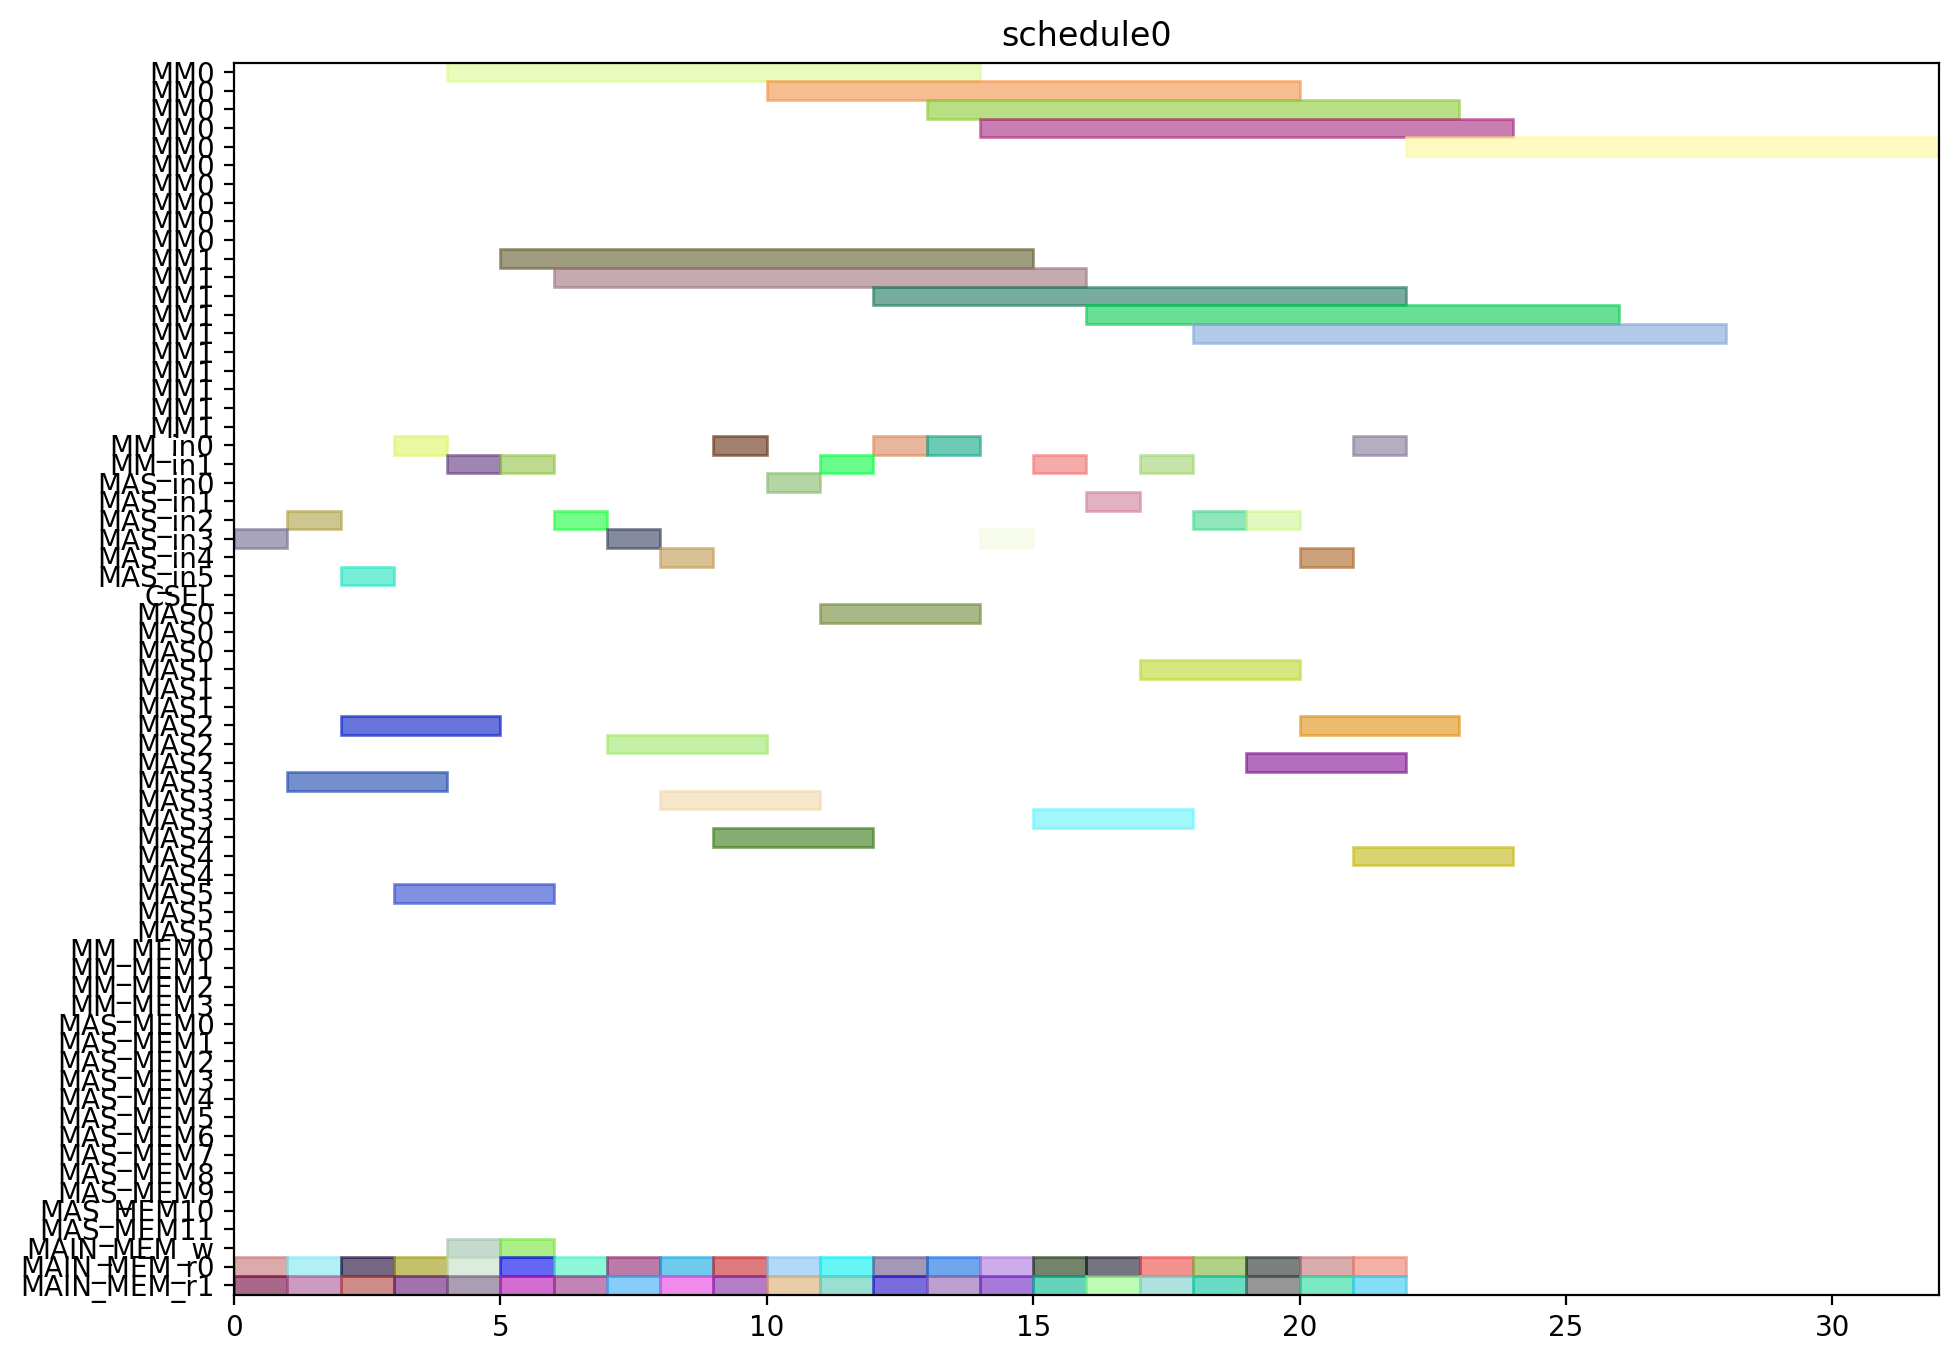

This figure's Python source:
from pyschedule import Scenario, solvers, plotters, alt


def solve():
	horizon = 120
	S = Scenario("schedule0", horizon=horizon)

	# resource
	MM = S.Resources('MM', num=2, size=10)
	MM_in = S.Resources('MM_in', num=2)
	MAS_in = S.Resources('MAS_in', num=6)
	CSEL = S.Resource('CSEL')
	MAS = S.Resources('MAS', num=6, size=3, periods=range(1, horizon))
	MM_MEM = S.Resources('MM_MEM', num=4)
	MAS_MEM = S.Resources('MAS_MEM', num=12)
	MAIN_MEM_w = S.Resource('MAIN_MEM_w', size=1)
	MAIN_MEM_r = S.Resources('MAIN_MEM_r', num=2)

	# result of previous scheduling

	# new tasks
	c10_t0 = S.Task('c10_t0', length=10, delay_cost=1)
	c10_t0 += alt(MM)
	c10_t0_in = S.Task('c10_t0_in', length=1, delay_cost=1)
	c10_t0_in += alt(MM_in)
	S += c10_t0_in*MM_in[0]<=c10_t0*MM[0]
	S += c10_t0_in*MM_in[1]<=c10_t0*MM[1]
	c10_t0_mem0 = S.Task('c10_t0_mem0', length=1, delay_cost=1)
	c10_t0_mem0 += MAIN_MEM_r[0]
	S += c10_t0_mem0 <= c10_t0

	c10_t0_mem1 = S.Task('c10_t0_mem1', length=1, delay_cost=1)
	c10_t0_mem1 += MAIN_MEM_r[1]
	S += c10_t0_mem1 <= c10_t0

	c10_t1 = S.Task('c10_t1', length=10, delay_cost=1)
	c10_t1 += alt(MM)
	c10_t1_in = S.Task('c10_t1_in', length=1, delay_cost=1)
	c10_t1_in += alt(MM_in)
	S += c10_t1_in*MM_in[0]<=c10_t1*MM[0]
	S += c10_t1_in*MM_in[1]<=c10_t1*MM[1]
	c10_t1_mem0 = S.Task('c10_t1_mem0', length=1, delay_cost=1)
	c10_t1_mem0 += MAIN_MEM_r[0]
	S += c10_t1_mem0 <= c10_t1

	c10_t1_mem1 = S.Task('c10_t1_mem1', length=1, delay_cost=1)
	c10_t1_mem1 += MAIN_MEM_r[1]
	S += c10_t1_mem1 <= c10_t1

	c10_t2 = S.Task('c10_t2', length=3, delay_cost=1)
	c10_t2 += alt(MAS)
	c10_t2_in = S.Task('c10_t2_in', length=1, delay_cost=1)
	c10_t2_in += alt(MAS_in)
	S += c10_t2_in*MAS_in[0]<=c10_t2*MAS[0]

	S += c10_t2_in*MAS_in[1]<=c10_t2*MAS[1]

	S += c10_t2_in*MAS_in[2]<=c10_t2*MAS[2]

	S += c10_t2_in*MAS_in[3]<=c10_t2*MAS[3]

	S += c10_t2_in*MAS_in[4]<=c10_t2*MAS[4]

	S += c10_t2_in*MAS_in[5]<=c10_t2*MAS[5]

	c10_t2_mem0 = S.Task('c10_t2_mem0', length=1, delay_cost=1)
	c10_t2_mem0 += MAIN_MEM_r[0]
	S += c10_t2_mem0 <= c10_t2

	c10_t2_mem1 = S.Task('c10_t2_mem1', length=1, delay_cost=1)
	c10_t2_mem1 += MAIN_MEM_r[1]
	S += c10_t2_mem1 <= c10_t2

	c10_t3 = S.Task('c10_t3', length=3, delay_cost=1)
	c10_t3 += alt(MAS)
	c10_t3_in = S.Task('c10_t3_in', length=1, delay_cost=1)
	c10_t3_in += alt(MAS_in)
	S += c10_t3_in*MAS_in[0]<=c10_t3*MAS[0]

	S += c10_t3_in*MAS_in[1]<=c10_t3*MAS[1]

	S += c10_t3_in*MAS_in[2]<=c10_t3*MAS[2]

	S += c10_t3_in*MAS_in[3]<=c10_t3*MAS[3]

	S += c10_t3_in*MAS_in[4]<=c10_t3*MAS[4]

	S += c10_t3_in*MAS_in[5]<=c10_t3*MAS[5]

	c10_t3_mem0 = S.Task('c10_t3_mem0', length=1, delay_cost=1)
	c10_t3_mem0 += MAIN_MEM_r[0]
	S += c10_t3_mem0 <= c10_t3

	c10_t3_mem1 = S.Task('c10_t3_mem1', length=1, delay_cost=1)
	c10_t3_mem1 += MAIN_MEM_r[1]
	S += c10_t3_mem1 <= c10_t3

	c20_t0 = S.Task('c20_t0', length=10, delay_cost=1)
	c20_t0 += alt(MM)
	c20_t0_in = S.Task('c20_t0_in', length=1, delay_cost=1)
	c20_t0_in += alt(MM_in)
	S += c20_t0_in*MM_in[0]<=c20_t0*MM[0]
	S += c20_t0_in*MM_in[1]<=c20_t0*MM[1]
	c20_t0_mem0 = S.Task('c20_t0_mem0', length=1, delay_cost=1)
	c20_t0_mem0 += MAIN_MEM_r[0]
	S += c20_t0_mem0 <= c20_t0

	c20_t0_mem1 = S.Task('c20_t0_mem1', length=1, delay_cost=1)
	c20_t0_mem1 += MAIN_MEM_r[1]
	S += c20_t0_mem1 <= c20_t0

	c20_t1 = S.Task('c20_t1', length=10, delay_cost=1)
	c20_t1 += alt(MM)
	c20_t1_in = S.Task('c20_t1_in', length=1, delay_cost=1)
	c20_t1_in += alt(MM_in)
	S += c20_t1_in*MM_in[0]<=c20_t1*MM[0]
	S += c20_t1_in*MM_in[1]<=c20_t1*MM[1]
	c20_t1_mem0 = S.Task('c20_t1_mem0', length=1, delay_cost=1)
	c20_t1_mem0 += MAIN_MEM_r[0]
	S += c20_t1_mem0 <= c20_t1

	c20_t1_mem1 = S.Task('c20_t1_mem1', length=1, delay_cost=1)
	c20_t1_mem1 += MAIN_MEM_r[1]
	S += c20_t1_mem1 <= c20_t1

	c20_t2 = S.Task('c20_t2', length=3, delay_cost=1)
	c20_t2 += alt(MAS)
	c20_t2_in = S.Task('c20_t2_in', length=1, delay_cost=1)
	c20_t2_in += alt(MAS_in)
	S += c20_t2_in*MAS_in[0]<=c20_t2*MAS[0]

	S += c20_t2_in*MAS_in[1]<=c20_t2*MAS[1]

	S += c20_t2_in*MAS_in[2]<=c20_t2*MAS[2]

	S += c20_t2_in*MAS_in[3]<=c20_t2*MAS[3]

	S += c20_t2_in*MAS_in[4]<=c20_t2*MAS[4]

	S += c20_t2_in*MAS_in[5]<=c20_t2*MAS[5]

	c20_t2_mem0 = S.Task('c20_t2_mem0', length=1, delay_cost=1)
	c20_t2_mem0 += MAIN_MEM_r[0]
	S += c20_t2_mem0 <= c20_t2

	c20_t2_mem1 = S.Task('c20_t2_mem1', length=1, delay_cost=1)
	c20_t2_mem1 += MAIN_MEM_r[1]
	S += c20_t2_mem1 <= c20_t2

	c20_t3 = S.Task('c20_t3', length=3, delay_cost=1)
	c20_t3 += alt(MAS)
	c20_t3_in = S.Task('c20_t3_in', length=1, delay_cost=1)
	c20_t3_in += alt(MAS_in)
	S += c20_t3_in*MAS_in[0]<=c20_t3*MAS[0]

	S += c20_t3_in*MAS_in[1]<=c20_t3*MAS[1]

	S += c20_t3_in*MAS_in[2]<=c20_t3*MAS[2]

	S += c20_t3_in*MAS_in[3]<=c20_t3*MAS[3]

	S += c20_t3_in*MAS_in[4]<=c20_t3*MAS[4]

	S += c20_t3_in*MAS_in[5]<=c20_t3*MAS[5]

	c20_t3_mem0 = S.Task('c20_t3_mem0', length=1, delay_cost=1)
	c20_t3_mem0 += MAIN_MEM_r[0]
	S += c20_t3_mem0 <= c20_t3

	c20_t3_mem1 = S.Task('c20_t3_mem1', length=1, delay_cost=1)
	c20_t3_mem1 += MAIN_MEM_r[1]
	S += c20_t3_mem1 <= c20_t3

	c01_t0 = S.Task('c01_t0', length=10, delay_cost=1)
	c01_t0 += alt(MM)
	c01_t0_in = S.Task('c01_t0_in', length=1, delay_cost=1)
	c01_t0_in += alt(MM_in)
	S += c01_t0_in*MM_in[0]<=c01_t0*MM[0]
	S += c01_t0_in*MM_in[1]<=c01_t0*MM[1]
	c01_t0_mem0 = S.Task('c01_t0_mem0', length=1, delay_cost=1)
	c01_t0_mem0 += MAIN_MEM_r[0]
	S += c01_t0_mem0 <= c01_t0

	c01_t0_mem1 = S.Task('c01_t0_mem1', length=1, delay_cost=1)
	c01_t0_mem1 += MAIN_MEM_r[1]
	S += c01_t0_mem1 <= c01_t0

	c01_t1 = S.Task('c01_t1', length=10, delay_cost=1)
	c01_t1 += alt(MM)
	c01_t1_in = S.Task('c01_t1_in', length=1, delay_cost=1)
	c01_t1_in += alt(MM_in)
	S += c01_t1_in*MM_in[0]<=c01_t1*MM[0]
	S += c01_t1_in*MM_in[1]<=c01_t1*MM[1]
	c01_t1_mem0 = S.Task('c01_t1_mem0', length=1, delay_cost=1)
	c01_t1_mem0 += MAIN_MEM_r[0]
	S += c01_t1_mem0 <= c01_t1

	c01_t1_mem1 = S.Task('c01_t1_mem1', length=1, delay_cost=1)
	c01_t1_mem1 += MAIN_MEM_r[1]
	S += c01_t1_mem1 <= c01_t1

	c01_t2 = S.Task('c01_t2', length=3, delay_cost=1)
	c01_t2 += alt(MAS)
	c01_t2_in = S.Task('c01_t2_in', length=1, delay_cost=1)
	c01_t2_in += alt(MAS_in)
	S += c01_t2_in*MAS_in[0]<=c01_t2*MAS[0]

	S += c01_t2_in*MAS_in[1]<=c01_t2*MAS[1]

	S += c01_t2_in*MAS_in[2]<=c01_t2*MAS[2]

	S += c01_t2_in*MAS_in[3]<=c01_t2*MAS[3]

	S += c01_t2_in*MAS_in[4]<=c01_t2*MAS[4]

	S += c01_t2_in*MAS_in[5]<=c01_t2*MAS[5]

	c01_t2_mem0 = S.Task('c01_t2_mem0', length=1, delay_cost=1)
	c01_t2_mem0 += MAIN_MEM_r[0]
	S += c01_t2_mem0 <= c01_t2

	c01_t2_mem1 = S.Task('c01_t2_mem1', length=1, delay_cost=1)
	c01_t2_mem1 += MAIN_MEM_r[1]
	S += c01_t2_mem1 <= c01_t2

	c01_t3 = S.Task('c01_t3', length=3, delay_cost=1)
	c01_t3 += alt(MAS)
	c01_t3_in = S.Task('c01_t3_in', length=1, delay_cost=1)
	c01_t3_in += alt(MAS_in)
	S += c01_t3_in*MAS_in[0]<=c01_t3*MAS[0]

	S += c01_t3_in*MAS_in[1]<=c01_t3*MAS[1]

	S += c01_t3_in*MAS_in[2]<=c01_t3*MAS[2]

	S += c01_t3_in*MAS_in[3]<=c01_t3*MAS[3]

	S += c01_t3_in*MAS_in[4]<=c01_t3*MAS[4]

	S += c01_t3_in*MAS_in[5]<=c01_t3*MAS[5]

	c01_t3_mem0 = S.Task('c01_t3_mem0', length=1, delay_cost=1)
	c01_t3_mem0 += MAIN_MEM_r[0]
	S += c01_t3_mem0 <= c01_t3

	c01_t3_mem1 = S.Task('c01_t3_mem1', length=1, delay_cost=1)
	c01_t3_mem1 += MAIN_MEM_r[1]
	S += c01_t3_mem1 <= c01_t3

	c11_t0 = S.Task('c11_t0', length=10, delay_cost=1)
	c11_t0 += alt(MM)
	c11_t0_in = S.Task('c11_t0_in', length=1, delay_cost=1)
	c11_t0_in += alt(MM_in)
	S += c11_t0_in*MM_in[0]<=c11_t0*MM[0]
	S += c11_t0_in*MM_in[1]<=c11_t0*MM[1]
	c11_t0_mem0 = S.Task('c11_t0_mem0', length=1, delay_cost=1)
	c11_t0_mem0 += MAIN_MEM_r[0]
	S += c11_t0_mem0 <= c11_t0

	c11_t0_mem1 = S.Task('c11_t0_mem1', length=1, delay_cost=1)
	c11_t0_mem1 += MAIN_MEM_r[1]
	S += c11_t0_mem1 <= c11_t0

	c11_t1 = S.Task('c11_t1', length=10, delay_cost=1)
	c11_t1 += alt(MM)
	c11_t1_in = S.Task('c11_t1_in', length=1, delay_cost=1)
	c11_t1_in += alt(MM_in)
	S += c11_t1_in*MM_in[0]<=c11_t1*MM[0]
	S += c11_t1_in*MM_in[1]<=c11_t1*MM[1]
	c11_t1_mem0 = S.Task('c11_t1_mem0', length=1, delay_cost=1)
	c11_t1_mem0 += MAIN_MEM_r[0]
	S += c11_t1_mem0 <= c11_t1

	c11_t1_mem1 = S.Task('c11_t1_mem1', length=1, delay_cost=1)
	c11_t1_mem1 += MAIN_MEM_r[1]
	S += c11_t1_mem1 <= c11_t1

	c11_t2 = S.Task('c11_t2', length=3, delay_cost=1)
	c11_t2 += alt(MAS)
	c11_t2_in = S.Task('c11_t2_in', length=1, delay_cost=1)
	c11_t2_in += alt(MAS_in)
	S += c11_t2_in*MAS_in[0]<=c11_t2*MAS[0]

	S += c11_t2_in*MAS_in[1]<=c11_t2*MAS[1]

	S += c11_t2_in*MAS_in[2]<=c11_t2*MAS[2]

	S += c11_t2_in*MAS_in[3]<=c11_t2*MAS[3]

	S += c11_t2_in*MAS_in[4]<=c11_t2*MAS[4]

	S += c11_t2_in*MAS_in[5]<=c11_t2*MAS[5]

	c11_t2_mem0 = S.Task('c11_t2_mem0', length=1, delay_cost=1)
	c11_t2_mem0 += MAIN_MEM_r[0]
	S += c11_t2_mem0 <= c11_t2

	c11_t2_mem1 = S.Task('c11_t2_mem1', length=1, delay_cost=1)
	c11_t2_mem1 += MAIN_MEM_r[1]
	S += c11_t2_mem1 <= c11_t2

	c11_t3 = S.Task('c11_t3', length=3, delay_cost=1)
	c11_t3 += alt(MAS)
	c11_t3_in = S.Task('c11_t3_in', length=1, delay_cost=1)
	c11_t3_in += alt(MAS_in)
	S += c11_t3_in*MAS_in[0]<=c11_t3*MAS[0]

	S += c11_t3_in*MAS_in[1]<=c11_t3*MAS[1]

	S += c11_t3_in*MAS_in[2]<=c11_t3*MAS[2]

	S += c11_t3_in*MAS_in[3]<=c11_t3*MAS[3]

	S += c11_t3_in*MAS_in[4]<=c11_t3*MAS[4]

	S += c11_t3_in*MAS_in[5]<=c11_t3*MAS[5]

	c11_t3_mem0 = S.Task('c11_t3_mem0', length=1, delay_cost=1)
	c11_t3_mem0 += MAIN_MEM_r[0]
	S += c11_t3_mem0 <= c11_t3

	c11_t3_mem1 = S.Task('c11_t3_mem1', length=1, delay_cost=1)
	c11_t3_mem1 += MAIN_MEM_r[1]
	S += c11_t3_mem1 <= c11_t3

	c21_t0 = S.Task('c21_t0', length=10, delay_cost=1)
	c21_t0 += alt(MM)
	c21_t0_in = S.Task('c21_t0_in', length=1, delay_cost=1)
	c21_t0_in += alt(MM_in)
	S += c21_t0_in*MM_in[0]<=c21_t0*MM[0]
	S += c21_t0_in*MM_in[1]<=c21_t0*MM[1]
	c21_t0_mem0 = S.Task('c21_t0_mem0', length=1, delay_cost=1)
	c21_t0_mem0 += MAIN_MEM_r[0]
	S += c21_t0_mem0 <= c21_t0

	c21_t0_mem1 = S.Task('c21_t0_mem1', length=1, delay_cost=1)
	c21_t0_mem1 += MAIN_MEM_r[1]
	S += c21_t0_mem1 <= c21_t0

	c21_t1 = S.Task('c21_t1', length=10, delay_cost=1)
	c21_t1 += alt(MM)
	c21_t1_in = S.Task('c21_t1_in', length=1, delay_cost=1)
	c21_t1_in += alt(MM_in)
	S += c21_t1_in*MM_in[0]<=c21_t1*MM[0]
	S += c21_t1_in*MM_in[1]<=c21_t1*MM[1]
	c21_t1_mem0 = S.Task('c21_t1_mem0', length=1, delay_cost=1)
	c21_t1_mem0 += MAIN_MEM_r[0]
	S += c21_t1_mem0 <= c21_t1

	c21_t1_mem1 = S.Task('c21_t1_mem1', length=1, delay_cost=1)
	c21_t1_mem1 += MAIN_MEM_r[1]
	S += c21_t1_mem1 <= c21_t1

	c21_t2 = S.Task('c21_t2', length=3, delay_cost=1)
	c21_t2 += alt(MAS)
	c21_t2_in = S.Task('c21_t2_in', length=1, delay_cost=1)
	c21_t2_in += alt(MAS_in)
	S += c21_t2_in*MAS_in[0]<=c21_t2*MAS[0]

	S += c21_t2_in*MAS_in[1]<=c21_t2*MAS[1]

	S += c21_t2_in*MAS_in[2]<=c21_t2*MAS[2]

	S += c21_t2_in*MAS_in[3]<=c21_t2*MAS[3]

	S += c21_t2_in*MAS_in[4]<=c21_t2*MAS[4]

	S += c21_t2_in*MAS_in[5]<=c21_t2*MAS[5]

	c21_t2_mem0 = S.Task('c21_t2_mem0', length=1, delay_cost=1)
	c21_t2_mem0 += MAIN_MEM_r[0]
	S += c21_t2_mem0 <= c21_t2

	c21_t2_mem1 = S.Task('c21_t2_mem1', length=1, delay_cost=1)
	c21_t2_mem1 += MAIN_MEM_r[1]
	S += c21_t2_mem1 <= c21_t2

	c21_t3 = S.Task('c21_t3', length=3, delay_cost=1)
	c21_t3 += alt(MAS)
	c21_t3_in = S.Task('c21_t3_in', length=1, delay_cost=1)
	c21_t3_in += alt(MAS_in)
	S += c21_t3_in*MAS_in[0]<=c21_t3*MAS[0]

	S += c21_t3_in*MAS_in[1]<=c21_t3*MAS[1]

	S += c21_t3_in*MAS_in[2]<=c21_t3*MAS[2]

	S += c21_t3_in*MAS_in[3]<=c21_t3*MAS[3]

	S += c21_t3_in*MAS_in[4]<=c21_t3*MAS[4]

	S += c21_t3_in*MAS_in[5]<=c21_t3*MAS[5]

	c21_t3_mem0 = S.Task('c21_t3_mem0', length=1, delay_cost=1)
	c21_t3_mem0 += MAIN_MEM_r[0]
	S += c21_t3_mem0 <= c21_t3

	c21_t3_mem1 = S.Task('c21_t3_mem1', length=1, delay_cost=1)
	c21_t3_mem1 += MAIN_MEM_r[1]
	S += c21_t3_mem1 <= c21_t3

	c000 = S.Task('c000', length=3, delay_cost=1)
	c000 += alt(MAS)
	c000_in = S.Task('c000_in', length=1, delay_cost=1)
	c000_in += alt(MAS_in)
	S += c000_in*MAS_in[0]<=c000*MAS[0]

	S += c000_in*MAS_in[1]<=c000*MAS[1]

	S += c000_in*MAS_in[2]<=c000*MAS[2]

	S += c000_in*MAS_in[3]<=c000*MAS[3]

	S += c000_in*MAS_in[4]<=c000*MAS[4]

	S += c000_in*MAS_in[5]<=c000*MAS[5]

	S += 0<c000

	c000_w = S.Task('c000_w', length=1, delay_cost=1)
	c000_w += alt(MAIN_MEM_w)
	S += c000 <= c000_w

	c000_mem0 = S.Task('c000_mem0', length=1, delay_cost=1)
	c000_mem0 += MAIN_MEM_r[0]
	S += c000_mem0 <= c000

	c000_mem1 = S.Task('c000_mem1', length=1, delay_cost=1)
	c000_mem1 += MAIN_MEM_r[1]
	S += c000_mem1 <= c000

	c001 = S.Task('c001', length=3, delay_cost=1)
	c001 += alt(MAS)
	c001_in = S.Task('c001_in', length=1, delay_cost=1)
	c001_in += alt(MAS_in)
	S += c001_in*MAS_in[0]<=c001*MAS[0]

	S += c001_in*MAS_in[1]<=c001*MAS[1]

	S += c001_in*MAS_in[2]<=c001*MAS[2]

	S += c001_in*MAS_in[3]<=c001*MAS[3]

	S += c001_in*MAS_in[4]<=c001*MAS[4]

	S += c001_in*MAS_in[5]<=c001*MAS[5]

	S += 0<c001

	c001_w = S.Task('c001_w', length=1, delay_cost=1)
	c001_w += alt(MAIN_MEM_w)
	S += c001 <= c001_w

	c001_mem0 = S.Task('c001_mem0', length=1, delay_cost=1)
	c001_mem0 += MAIN_MEM_r[0]
	S += c001_mem0 <= c001

	c001_mem1 = S.Task('c001_mem1', length=1, delay_cost=1)
	c001_mem1 += MAIN_MEM_r[1]
	S += c001_mem1 <= c001

	solvers.mip.solve(S,msg=1,kind='CPLEX',ratio_gap=1.01)

	solution = [['hoge']*len(S.solution()[1]) for i in range(len(S.solution()))]
	for i in range(len(S.solution())):
		for j in range(len(S.solution()[i])):
			solution[i][j]=str(S.solution()[i][j])
	print(solution)

	cycles = int(solution[-1][3])

	pic_file_name = "/mnt/rose/usr1/fukuda/ABE/multiRAM_multiMAS_16mux/scheduling_result/stage10MM2_stage3MAS6/FROB/schedule0.png"
	if(S.solution() != []):
		plotters.matplotlib.plot(S,img_filename=pic_file_name, show_task_labels=False, fig_size=(cycles*0.25+3, 8))

	return solution
